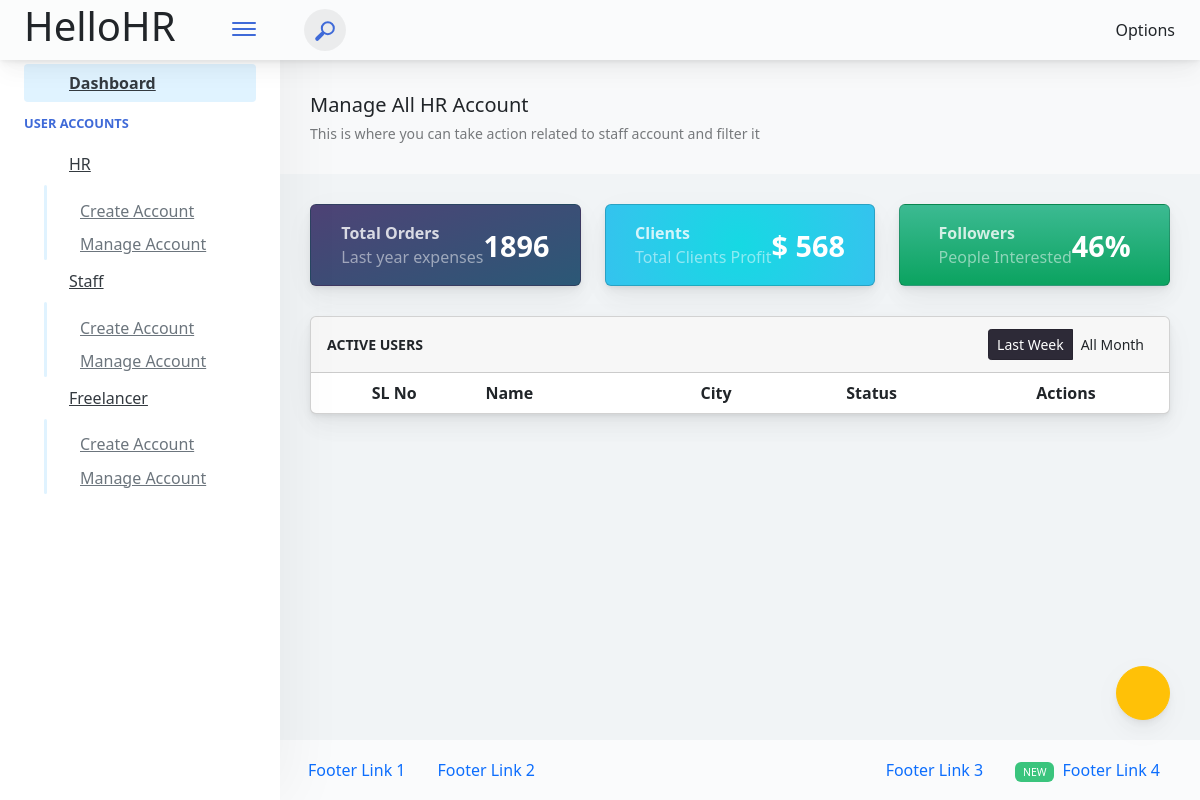
/hellohr/admin/manage/staff (signed in), run on an earlier commit of the app's database.
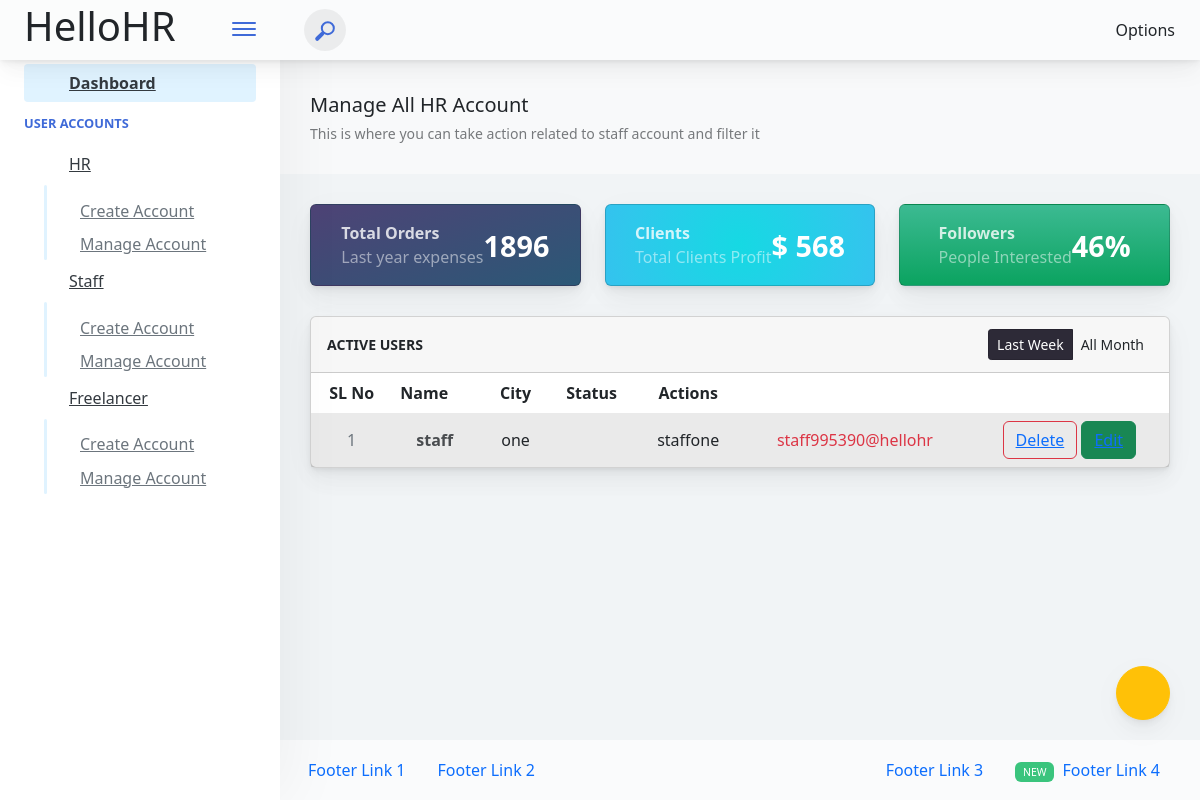
And on a later commit of the database.
### adminPanel/models.py (models this page shows)
class Staffs(models.Model):
    GENDER = (
        ('M', 'M'), # Male
        ('F', 'F'), # Female
        ('O', 'O'), # Other
    )
    id = models.AutoField(primary_key=True)
    admin = models.OneToOneField(CustomUser, on_delete=models.CASCADE)
    staff_email = models.CharField(max_length=30)
    mobile_no = models.CharField(max_length=10)
    gender = models.CharField(max_length=1, null=True, choices=GENDER)
    profile_pic = models.FileField(default='avatar.png', upload_to='staff/')
    address = models.TextField()
    password = models.CharField(max_length=15)
    isDelete = models.BooleanField(default=False)
    birth_date = models.DateTimeField(null=True, blank=True)
    created_at = models.DateTimeField(auto_now_add=True)
    updated_at = models.DateTimeField(auto_now_add=True)
    objects = models.Manager()

class CustomUser(AbstractUser):
    user_type_data = ((1,'Admin'),(2,'CompanyHR'), (3,'Staff'), (4, 'Freelancer'))
    create_type_data = ((1, 'OWN'),(2, 'Admin'))
    user_type = models.CharField(default=1, choices=user_type_data, max_length=10)
    create_type = models.CharField(default=1, choices=create_type_data, max_length=10)
    isDelete = models.BooleanField(default=False)

### adminPanel/adminViews.py (the view)
# urls.py: path('admin/manage/staff', adminViews.manage_staff, name='manage-staff'),
@login_required(login_url="login")
@cache_control(no_cache=True, must_revalidate=True, no_store=True)
def manage_staff(request):
    staffs = Staffs.objects.all()
    context = {
        'staffs': staffs,
    }
    return render(request, 'admin-panel/staff/manage-staff.html', context)

### adminPanel/LoginCheckMiddleWare.py (called while the page is built, shortened)
    def process_view(self,request,view_func,view_args,view_kwargs):
        modulename=view_func.__module__
        user=request.user
        if user.is_authenticated:
            if user.user_type == "1":
                if modulename == "adminPanel.adminViews":
                    pass
                elif modulename == "adminPanel.views":
                    pass
                else:
                    return HttpResponseRedirect(reverse('adminPanel:admin-dashboard'))
            else:
                return HttpResponseRedirect(reverse('login'))

### templates/admin-panel/staff/manage-staff.html (shortened to what the changed rows need)
{% extends 'admin-panel/index.html' %}
{% load static %}
{% block content %}
<div class="app-main__inner">
    <div class="row">
        <div class="col-md-12">
            <div class="main-card mb-3 card">
                <div class="table-responsive">
                    <table class="align-middle mb-0 table table-borderless table-striped table-hover">
                        <thead>
                            <tr>
                                <th class="text-center">SL No</th>
                                <th>Name</th>
                                <th class="text-center">City</th>
                                <th class="text-center">Status</th>
                                <th class="text-center">Actions</th>
                            </tr>
                        </thead>
                        <tbody>
                            {% for st in staffs %}
                            <tr>
                                <td class="text-center text-muted">{{ forloop.counter }}</td>
                                <td>
                                    <div class="widget-content p-0">
                                        <div class="widget-content-wrapper">
                                            <div class="widget-content-left flex2">
                                                <div class="widget-heading">{{ st.admin.first_name }}</div>
                                            </div>
                                        </div>
                                    </div>
                                </td>
                                <td class="text-center">{{ st.admin.last_name }}</td>
                                <td class="text-center">
                                </td>
                                <td class="text-center">{{ st.admin.username }}</td>
                                <td class="text-center text-danger">{{ st.admin.email }}</td>
                                <td class="text-center">
                                    <div class="d-block text-center">
                                        <button class="btn-icon btn-icon-only btn btn-outline-danger"><a href="{% url 'adminPanel:delete-staff' st.admin.id %}">Delete</a></button>
                                        <button class="btn-wide btn btn-success"><a href="{% url 'adminPanel:update-staff' st.admin.id %}">Edit</a></button>
                                    </div>
                                </td>
                            </tr>
                            {% endfor %}
                        </tbody>
                    </table>
                </div>
            </div>
        </div>
    </div>
</div>
{% endblock %}

What changed in the data, as far as the page shows it:
added Staffs: admin.first_name "staff", admin.last_name "one", admin.username "staffone", admin.email "staff995390@hellohr"
